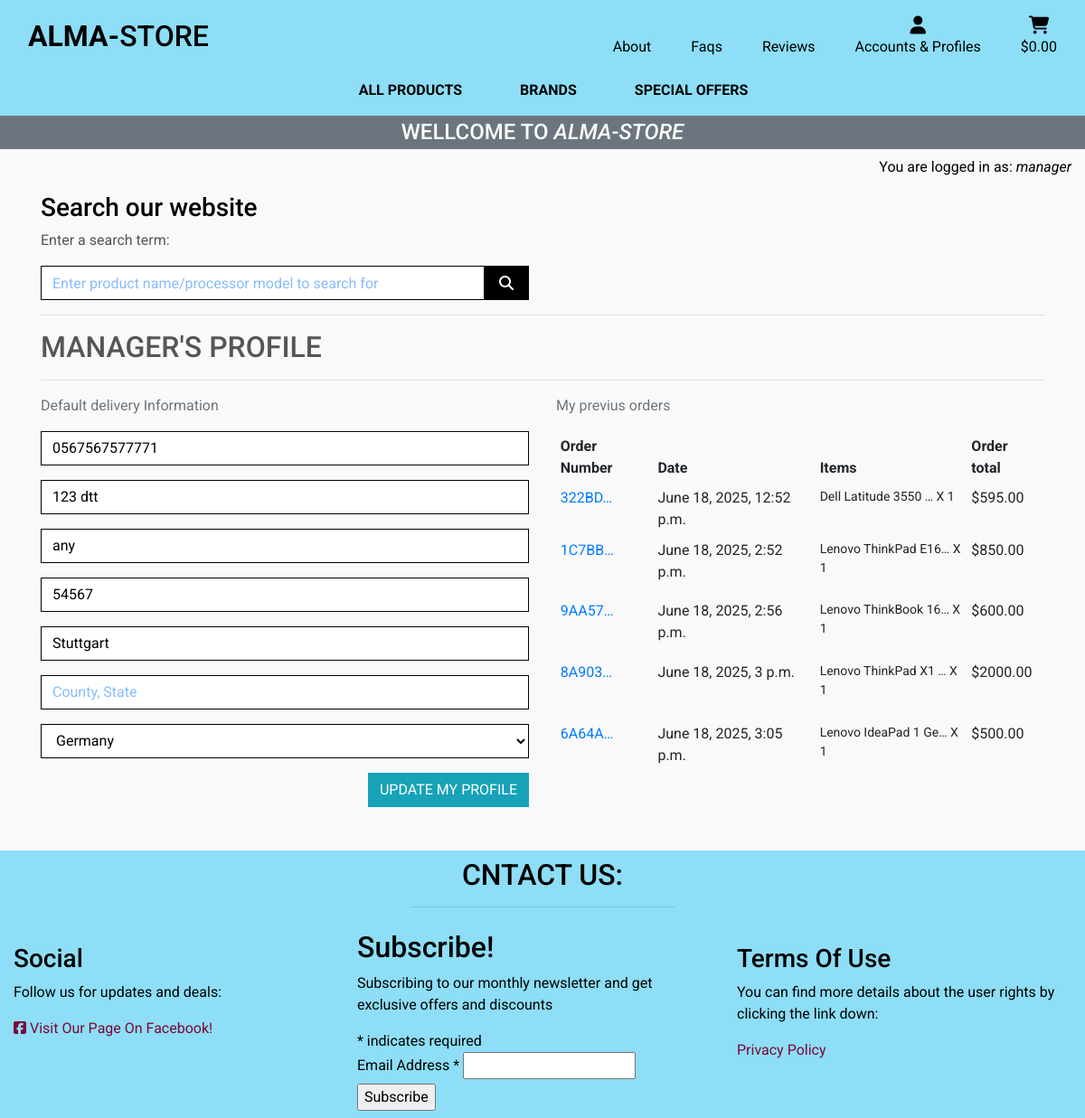
/profile/ (signed in), run on the app's committed database.
### profiles/models.py (models this page shows, shortened)
class UserProfile(models.Model):
    user = models.OneToOneField(User, on_delete=models.CASCADE)
    default_phone_number = models.CharField(max_length=20, null=True, blank=True)
    default_street_address1 = models.CharField(max_length=80, null=True, blank=True)
    default_street_address2 = models.CharField(max_length=80, null=True, blank=True)
    default_postcode = models.CharField(max_length=20, null=True, blank=True)
    default_town_or_city = models.CharField(max_length=40, null=True, blank=True)
    default_county = models.CharField(max_length=80, null=True, blank=True)
    default_country = CountryField(blank_label='Country', null=True, blank=True)

### checkout/models.py (models this page shows, shortened)
class Order(models.Model):
    order_number = models.CharField(max_length=32, null=False, editable=False)
    user_profile = models.ForeignKey(UserProfile, on_delete=models.SET_NULL,
                                     null=True, blank=True, related_name='orders')
    full_name = models.CharField(max_length=50, null=False, blank=False)
    email = models.EmailField(max_length=254, null=False, blank=False)
    phone_number = models.CharField(max_length=20, null=False, blank=False)
    country = CountryField(blank_label='Country -*', null=False, blank=False)
    postcode = models.CharField(max_length=20, null=True, blank=True)
    town_or_city = models.CharField(max_length=40, null=False, blank=False)
    street_address1 = models.CharField(max_length=80, null=False, blank=False)
    street_address2 = models.CharField(max_length=80, null=True, blank=True)
    county = models.CharField(max_length=80, null=True, blank=True)
    date = models.DateTimeField(auto_now_add=True)
    delivery_cost = models.DecimalField(max_digits=6, decimal_places=2, null=False, default=0)
    order_total = models.DecimalField(max_digits=10, decimal_places=2, null=False, default=0)
    grand_total = models.DecimalField(max_digits=10, decimal_places=2, null=False, default=0)
    original_bag = models.TextField(null=False, blank=False, default='')
    stripe_pid = models.CharField(max_length=254 ,null=False, blank=False, default='')

class OrderLineItem(models.Model):
    order = models.ForeignKey(Order, null=False, blank=False, on_delete=models.CASCADE, related_name='lineitems')
    product = models.ForeignKey(Product, null=False, blank=False, on_delete=models.CASCADE)
    quantity = models.IntegerField(null=False, blank=False, default=0)
    lineitem_total = models.DecimalField(max_digits=6, decimal_places=2, null=False, blank=False, editable=False)

### products/models.py (models this page shows, shortened)
class Product(models.Model):
    brand = models.ForeignKey('Brand', null=True, blank=True, on_delete=models.SET_NULL) # null
    sku = models.CharField(max_length=254, null=True, blank=True) # null
    name = models.CharField(max_length=254)
    display = models.CharField(max_length=254)
    processor = models.CharField(max_length=254)
    memory = models.CharField(max_length=254)
    storage = models.CharField(max_length=254)
    graphics = models.CharField(max_length=254)
    warranty = models.CharField(max_length=254, null=True, blank=True)# null
    operating_system = models.CharField(max_length=254, null=True, blank=True)# null
    availability = models.BooleanField(default=True, null=True, blank=True)# null
    price = models.DecimalField(max_digits=6, decimal_places=2)
    rating = models.DecimalField(max_digits=6, decimal_places=2, null=True, blank=True)# null
    image_url = models.URLField(max_length=1024, null=True, blank=True)# null
    image = models.ImageField(null=True, blank=True)# null
    class Meta:
        ordering = ["sku"]

### profiles/views.py (the view)
# urls.py: path('profile/', include('profiles.urls')),
@login_required
def profile(request):
    user_profile = get_object_or_404(UserProfile, user=request.user)
    if request.method == "POST":
        form = UserProfileForm(data=request.POST, instance=user_profile)
        if form.is_valid():
            form.save()
            messages.add_message(request, messages.SUCCESS, 'Profile updated successfully')
        else:
            messages.add_message(request, messages.ERROR,'Update Failed . Please ensure the form is valid')
    else:
        form = UserProfileForm(instance=user_profile)
    orders = user_profile.orders.all()
    template = 'profiles/profile.html'
    context = {
        'form': form,
        'orders': orders,
    }
    return render(request, template, context)

### profiles/templates/profiles/profile.html (shortened to what this page needs)
{% extends "base.html" %}
{% load static %}
{% block extra_css %}
    <link rel="stylesheet" href="{% static 'profiles/css/profile.css' %}">
{% endblock %}
{% block content %}
    <div class="container">
        <div class="row">
            <div class="col">
                <hr>
                <h2 class="logo-font mb-3">{{ request.user }}'s Profile</h2>
                <hr>
            </div>
        </div>
        <div class="row">
            <div class="col-12 col-lg-6">
                <p class="text-muted">Default delivery Information</p>
                <form action="{% url 'profile' %}" class="mt-3" method="POST" id="profile-update-form">
                    {{ form|crispy }}
                    <button class="btn btn-info rounded-0 text-uppercase float-right">update my profile</button>
                </form>
            </div>
            <div class="col-12 col-lg-6">
                <p class="text-muted">My previus orders</p>
                <div class="order-history table-responsive">
                    <table class="table table-sm table-borderless">
                        <thead>
                            <tr>
                                <th>Order Number</th>
                                <th>Date</th>
                                <th>Items</th>
                                <th>Order total</th>
                            </tr>
                        </thead>
                        <tbody>
                            {% for order in orders %}
                                <tr>
                                    <td>
                                        <a href="{% url 'order_history' order.order_number %}"
                                        title="{{ order.order_number }}">
                                            {{ order.order_number|truncatechars:6 }}
                                        </a>
                                    </td>
                                    <td>{{ order.date }}</td>
                                    <td>
                                        <ul class="list-unstyled">
                                            {% for item in order.lineitems.all %}
                                                <li class="small">
                                                    {{ item.product.name|truncatechars:20 }} X {{ item.quantity }}
                                                </li>
                                            {% endfor %}
                                        </ul>
                                    </td>
                                    <td>${{ order.grand_total }}</td>
                                </tr>
                            {% endfor %}
                        </tbody>
                    </table>
                </div>
            </div>
        </div>
    </div>
{% endblock %}

### templates/base.html (shortened to what this page needs)
{% load static %}
<!doctype html>
<html lang="en">
  <head>
    {% block corecss %}
        <link rel="stylesheet" href="https://cdn.jsdelivr.net/npm/bootstrap@4.6.2/dist/css/bootstrap.min.css">
        <link  rel="stylesheet" href="//cdn-images.mailchimp.com/embedcode/classic-061523.css"type="text/css">
        <link rel="stylesheet" href="{% static 'css/basestyle.css' %}">
    {% endblock %}
    {% block extra_css %}
    {% endblock %}
  </head>
  <body>
    <header class="container-fluid sticky-top topdown-color">
        <div id="top-nav" class="row pt-lg-2 d-none d-lg-flex">
            <div class="col-12 col-lg-4 my-auto py-1 py-lg-0 text-center text-lg-left">
                <a href="{% url 'home' %}" class="nav-link main-logo-link">
                    <h2 class="logo-font text-black my-0"><strong>Alma-</strong>Store</h2>
                </a>
            </div>
            <div class="col-12 col-lg-8 my-auto py-1 py-lg-0">
                <ul class="list-inline list-unstyled text-center text-lg-right my-0">
                    <li class="list-inline-item">
                        <a class="nav-link text-black" href="{% url 'about' %}" id="home-link">
                          About
                        </a>
                    </li>
                    <li class="list-inline-item">
                        <a class="nav-link text-black" href="{% url 'faqs' %}" id="home-link">
                          Faqs
                        </a>
                    </li>
                     <li class="list-inline-item">
                        <a class="nav-link text-black" href="{% url 'product_reviews' %}" id="home-link">
                          Reviews
                        </a>
                    </li>
                    <li class="list-inline-item dropdown">
                        <a class="text-black nav-link" href="#" id="user-options" data-toggle="dropdown" aria-haspopup="true" aria-expanded="false">
                            <div class="text-center">
                                <div><i class="fas fa-user fa-lg"></i></div>
                                <p class="my-0">Accounts & Profiles</p>
                            </div>
                        </a>
                    </li>
                    <li class="list-inline-item">
                        <a class="{% if grand_total %}text-info font-weight-bold{% else %}text-black{% endif %} nav-link" href="{% url 'view_bag' %}">
                            <div class="text-center">
                              <div><i class="fa-solid fa-cart-shopping fa-lg"></i></div>
                              <p class="my-0">
                                {% if grand_total %}
                                  ${{ grand_total|floatformat:2 }}
                                {% else %}
                                  $0.00
                                {% endif %}
                              </p>
                            </div>
                          </a>
                    </li>
                </ul>
            </div>
        </div>
        <div class="row">
            <nav class="navbar navbar-expand-lg navbar-light w-100">
                {% include 'includes/main-nav.html' %}
            </nav>
        </div>
        <div id="delivery-banner" class="row text-center">
            <div class="col text-white">
                <h4 class="logo-font my-1">Wellcome to <em>Alma-Store</em></h4>
            </div>
        </div>
    </header>
    <div class="container-fluid">
      <div class="row">
        <div class="col">
          <p class="text-black text-right mt-2">
            {% if user.is_authenticated %}
              You are logged in as: <em>{{ user }}</em>
            {% else %}
                <em class="text-muted small">Not logged in</em>
            {% endif %}
          </p>
        </div>
      </div>
    </div>
    <div class="container d-none d-lg-block">
      <div class="row">
        <div class="col-6">
          <h3 class="text-black">Search our website</h3>
          <p>Enter a search term:</p>
          <form class="form" method="GET" action="{% url 'products' %}">
              <div class="input-group w-100">
                  <input class="form-control border border-black rounded-0" type="text" name="find" placeholder="Enter product name/processor model to search for">
                  <div class="input-group-append">
                      <button class="form-control form-control btn btn-black border border-black rounded-0" type="submit">
                          <span class="icon">
                              <i class="fas fa-search"></i>
                          </span>
                      </button>
                  </div>
              </div>
          </form>
        </div>
      </div>
    </div>
    <main class="mb-5">
      {% block content %}
      {% endblock %}
    </main>
      <footer class="container-wrapper text-black pb-2 topdown-color">
        <div class="container-fluid quotes-container content-container">
          <section class="footer">
            <div class="row">
              <div class="col-12 page-header mb-4">
                <h2 class="text-uppercase text-center mt-2">Cntact us:</h2>
                <hr class="block-divider block-divider--short w-25 text-left">
              </div>
            </div>
            <div class="row">
              <div class="col-12 col-md-4 mb-2">
                <h3>Social</h3>
                <p>Follow us for updates and deals:</p>
                <a href="https://www.facebook.com/profile.php?id=61576990564062" target="_blank" class="footer-links" rel="noopener">
                  <i class="fab fa-facebook-square"></i> Visit Our Page On Facebook!</a>
              </div>
              <div class="col-12 col-md-4">
                 <div id="mc_embed_shell">
                    <div id="mc_embed_signup">
                        <form action="https://gmail.us11.list-manage.com/subscribe/post?u=3c0feb4c7ec4c26d9f25c15ea&amp;id=5577e6831d&amp;f_id=0015e5e0f0" method="post" id="mc-embedded-subscribe-form" name="mc-embedded-subscribe-form" class="validate" target="_blank">
                            <div id="mc_embed_signup_scroll">
                              <h2>Subscribe!</h2>
                              <p>Subscribing to our monthly newsletter and get exclusive offers and discounts</p>
                              <div class="indicates-required">
                                <span class="asterisk">*</span>
                                  indicates required
                              </div>
                              <div class="mc-field-group">
                                <label for="mce-EMAIL">Email Address <span class="asterisk">*</span>
                                </label>
                                <input type="email" name="EMAIL" class="required email" id="mce-EMAIL" required="" value="">
                              </div>
                              <div class="optionalParent">
                                  <div class="clear foot">
                                      <input type="submit" name="subscribe" id="mc-embedded-subscribe" class="button" value="Subscribe">
                                  </div>
                              </div>
                            </div>
                        </form>
                    </div>
                 </div>
              </div>
              <div class="col-12 col-md-4">
                <h3>Terms Of Use</h3>
                <p>You can find more details about the user rights by clicking the link down:</p>
                <a href="https://www.termsfeed.com/live/0c68c3a1-378d-46e9-aa02-b865a40d5aa6" target="_blank" class="footer-links" rel="noopener">
                  Privacy Policy</a>
              </div>
            </div>
          </section>
        </div>
      </footer>
  </body>
</html>

### data on the page
UserProfile: default_phone_number "0567567577771", default_street_address1 "123 dtt", default_street_address2 "any", default_postcode "54567", default_town_or_city "Stuttgart", default_country "Germany"
Order: order_number "322BD…", date "June 18, 2025, 12:52 p.m.", grand_total "595.00"
OrderLineItem: product.name "Dell Latitude 3550 …", quantity "1"
Order: order_number "1C7BB…", date "June 18, 2025, 2:52 p.m.", grand_total "850.00"
OrderLineItem: product.name "Lenovo ThinkPad E16…", quantity "1"
Order: order_number "9AA57…", date "June 18, 2025, 2:56 p.m.", grand_total "600.00"
OrderLineItem: product.name "Lenovo ThinkBook 16…", quantity "1"
Order: order_number "8A903…", date "June 18, 2025, 3 p.m.", grand_total "2000.00"
OrderLineItem: product.name "Lenovo ThinkPad X1 …", quantity "1"
Order: order_number "6A64A…", date "June 18, 2025, 3:05 p.m.", grand_total "500.00"
OrderLineItem: product.name "Lenovo IdeaPad 1 Ge…", quantity "1"

### other printed values
{{ user }} "manager"
{{ request.user }} "MANAGER"
